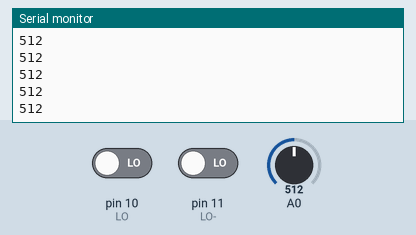
Simulated run of this sketch. Board: Arduino Uno, built with avr-gcc and run on an emulated ATmega328P. Parts: the last lines printed to the serial monitor. Inputs (shaded band) come from the test bench; at power-on: A0 = 512, pin 10 (LO) LOW, pin 11 (LO-) LOW.

Above: at 1.2 s.
1.3 s: A0 set to 716
At 2.3 s:
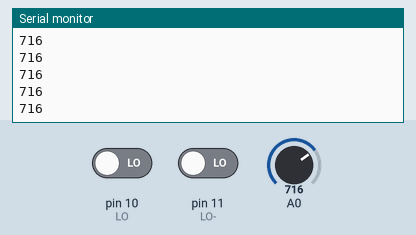
2.8 s: pin 10 (LO) driven HIGH
At 3.6 s:
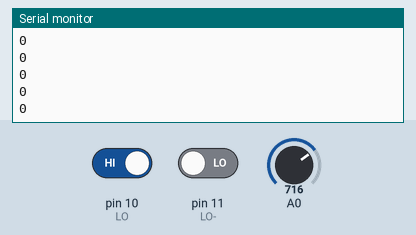
4.3 s: pin 10 (LO) driven LOW
5.8 s: A0 set to 900
At 6.5 s:
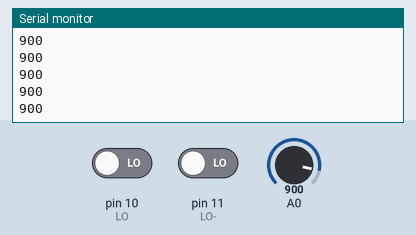
Timing chart, 0 to 8.3 s (numbered marks = the images above; inputs shaded):
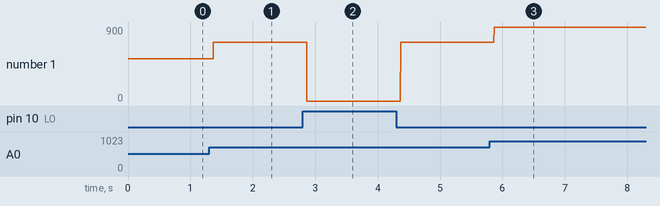

Measured:
- after the input at 1.3 s, the serial monitor: prints a new line after 0.07 s (image 1)
- after the input at 2.8 s, the serial monitor: prints a new line after 0.07 s (image 2)
- after the input at 5.8 s, the serial monitor: prints a new line after 0.07 s (image 3)
- plotted number 1: 512 → 716 after the input at 1.3 s, 716 → 0 after the input at 2.8 s, 716 → 900 after the input at 5.8 s

The sketch:

AD8232_Heartbeat.ino
```cpp
// (licence header left out)
void setup() {
  // Open the serial port so the IDE can read our data.
  Serial.begin(9600);

  // The AD8232 pulls these pins HIGH when an electrode loses contact.
  pinMode(10, INPUT); // LO+
  pinMode(11, INPUT); // LO-
}

void loop() {
  // If a lead is off, output 0 so the plotter shows a flat line at the bottom.
  // Otherwise output the raw ECG value (0-1023).
  if ((digitalRead(10) == 1) || (digitalRead(11) == 1)) {
    Serial.println(0);
  } else {
    Serial.println(analogRead(A0));
  }

  // ~2 ms gives a smooth waveform in the Serial Plotter (500 samples/sec).
  delay(2);
}
```
